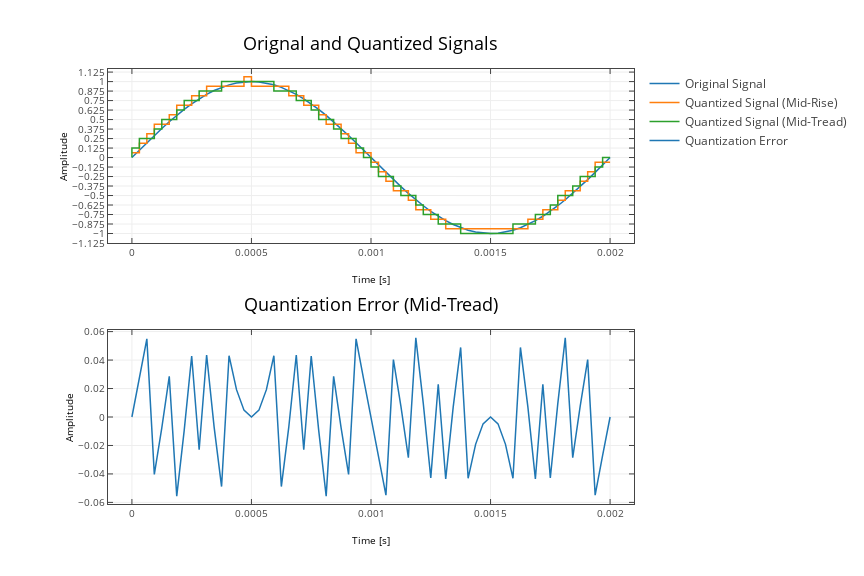

The cell this chart's notebook holds for it:
### Code cell
#plot
if inColab:
    enable_plotly_in_cell()
    
fig = plt.figure(figsize=(12,8))
plt.subplot(2,1,1)
plt.plot(t[:period+1],sinewave[:period+1], label='Original Signal')
plt.plot(t_quant,sinewave_quant_rise_rec_plot, label='Quantized Signal (Mid-Rise)')
plt.plot(t_quant,sinewave_quant_tread_rec_plot, label='Quantized Signal (Mid-Tread)')
plt.title('Orignal and Quantized Signals', fontsize=18)
plt.xlabel('Time [s]')
plt.ylabel('Amplitude')
plt.yticks(np.arange(-1-stepsize, 1+stepsize, stepsize))
#plt.legend()
plt.grid()
#plt.tight_layout()
plt.subplot(2,1,2)
plt.plot(t[:period+1],quant_error_tread[:period+1], label='Quantization Error')
plt.grid()
plt.title('Quantization Error (Mid-Tread)', fontsize=18)
plt.xlabel('Time [s]')
plt.ylabel('Amplitude')
#plt.tight_layout()
plt.subplots_adjust(hspace=0.5)

plotly_fig = tls.mpl_to_plotly(fig)
plotly_fig.layout.update(showlegend=True)
plotly.offline.iplot(plotly_fig)

### Figure 1 — Plotly figure (JSON) as saved in the notebook; plotly's stock layout.template omitted (floating-point values rounded to 4 significant figures; data arrays with more than 128 entries replaced by an {"elided": "..."} marker saying what was removed)
{"data": [{"line": {"color": "rgba (31, 119, 180, 1)", "dash": "solid", "width": 1.5}, "mode": "lines", "name": "Original Signal", "type": "scatter", "uid": "fdbb76be-d74d-43d6-8b36-39becca67317", "x": [0, 3.125e-05, 6.25e-05, 9.375e-05, 0.000125, 0.0001563, 0.0001875, 0.0002188, 0.00025, 0.0002813, 0.0003125, 0.0003437, 0.000375, 0.0004063, 0.0004375, 0.0004687, 0.0005, 0.0005313, 0.0005625, 0.0005937, 0.000625, 0.0006563, 0.0006875, 0.0007187, 0.00075, 0.0007813, 0.0008125, 0.0008437, 0.000875, 0.0009063, 0.0009375, 0.0009687, 0.001, 0.001031, 0.001063, 0.001094, 0.001125, 0.001156, 0.001187, 0.001219, 0.00125, 0.001281, 0.001313, 0.001344, 0.001375, 0.001406, 0.001437, 0.001469, 0.0015, 0.001531, 0.001563, 0.001594, 0.001625, 0.001656, 0.001687, 0.001719, 0.00175, 0.001781, 0.001813, 0.001844, 0.001875, 0.001906, 0.001937, 0.001969, 0.002], "xaxis": "x", "y": [0, 0.09802, 0.1951, 0.2903, 0.3827, 0.4714, 0.5556, 0.6344, 0.7071, 0.773, 0.8315, 0.8819, 0.9239, 0.9569, 0.9808, 0.9952, 1, 0.9952, 0.9808, 0.9569, 0.9239, 0.8819, 0.8315, 0.773, 0.7071, 0.6344, 0.5556, 0.4714, 0.3827, 0.2903, 0.1951, 0.09802, 1.225e-16, -0.09802, -0.1951, -0.2903, -0.3827, -0.4714, -0.5556, -0.6344, -0.7071, -0.773, -0.8315, -0.8819, -0.9239, -0.9569, -0.9808, -0.9952, -1, -0.9952, -0.9808, -0.9569, -0.9239, -0.8819, -0.8315, -0.773, -0.7071, -0.6344, -0.5556, -0.4714, -0.3827, -0.2903, -0.1951, -0.09802, -2.449e-16], "yaxis": "y"}, {"line": {"color": "rgba (255, 127, 14, 1)", "dash": "solid", "width": 1.5}, "mode": "lines", "name": "Quantized Signal (Mid-Rise)", "type": "scatter", "uid": "dbda1e36-386d-4173-a82d-6535a5f7bf64", "x": {"elided": "129 float values"}, "xaxis": "x", "y": {"elided": "129 float values"}, "yaxis": "y"}, {"line": {"color": "rgba (44, 160, 44, 1)", "dash": "solid", "width": 1.5}, "mode": "lines", "name": "Quantized Signal (Mid-Tread)", "type": "scatter", "uid": "fd83fb73-8424-4f4a-8976-f4e50e353a78", "x": {"elided": "129 float values"}, "xaxis": "x", "y": {"elided": "129 float values"}, "yaxis": "y"}, {"line": {"color": "rgba (31, 119, 180, 1)", "dash": "solid", "width": 1.5}, "mode": "lines", "name": "Quantization Error", "type": "scatter", "uid": "60686bae-87be-4ed7-81bb-d09bc426a410", "x": [0, 3.125e-05, 6.25e-05, 9.375e-05, 0.000125, 0.0001563, 0.0001875, 0.0002188, 0.00025, 0.0002813, 0.0003125, 0.0003437, 0.000375, 0.0004063, 0.0004375, 0.0004687, 0.0005, 0.0005313, 0.0005625, 0.0005937, 0.000625, 0.0006563, 0.0006875, 0.0007187, 0.00075, 0.0007813, 0.0008125, 0.0008437, 0.000875, 0.0009063, 0.0009375, 0.0009687, 0.001, 0.001031, 0.001063, 0.001094, 0.001125, 0.001156, 0.001187, 0.001219, 0.00125, 0.001281, 0.001313, 0.001344, 0.001375, 0.001406, 0.001437, 0.001469, 0.0015, 0.001531, 0.001563, 0.001594, 0.001625, 0.001656, 0.001687, 0.001719, 0.00175, 0.001781, 0.001813, 0.001844, 0.001875, 0.001906, 0.001937, 0.001969, 0.002], "xaxis": "x2", "y": [0, 0.02698, 0.05491, -0.04028, -0.007683, 0.0286, -0.05557, -0.009393, 0.04289, -0.02301, 0.04353, -0.006921, -0.04888, 0.04306, 0.01921, 0.004815, 0, 0.004815, 0.01921, 0.04306, -0.04888, -0.006921, 0.04353, -0.02301, 0.04289, -0.009393, -0.05557, 0.0286, -0.007683, -0.04028, 0.05491, 0.02698, -1.225e-16, -0.02698, -0.05491, 0.04028, 0.007683, -0.0286, 0.05557, 0.009393, -0.04289, 0.02301, -0.04353, 0.006921, 0.04888, -0.04306, -0.01921, -0.004815, 0, -0.004815, -0.01921, -0.04306, 0.04888, 0.006921, -0.04353, 0.02301, -0.04289, 0.009393, 0.05557, -0.0286, 0.007683, 0.04028, -0.05491, -0.02698, 2.449e-16], "yaxis": "y2"}], "layout": {"annotations": [{"font": {"color": "#000000", "size": 18}, "showarrow": false, "text": "Orignal and Quantized Signals", "x": 0.4997, "xanchor": "center", "xref": "paper", "y": 1.027, "yanchor": "bottom", "yref": "paper"}, {"font": {"color": "#000000", "size": 18}, "showarrow": false, "text": "Quantization Error (Mid-Tread)", "x": 0.4997, "xanchor": "center", "xref": "paper", "y": 0.4275, "yanchor": "bottom", "yref": "paper"}], "autosize": false, "height": 576, "hovermode": "closest", "margin": {"b": 72, "l": 108, "pad": 0, "r": 86, "t": 69}, "showlegend": true, "width": 864, "xaxis": {"anchor": "y", "domain": [0, 1], "mirror": "ticks", "nticks": 11, "range": [-0.0001, 0.0021], "showgrid": true, "showline": true, "side": "bottom", "tickfont": {"size": 10}, "ticks": "inside", "title": {"font": {"color": "#000000", "size": 10}, "text": "Time [s]"}, "type": "linear", "zeroline": false}, "xaxis2": {"anchor": "y2", "domain": [0, 1], "mirror": "ticks", "nticks": 11, "range": [-0.0001, 0.0021], "showgrid": true, "showline": true, "side": "bottom", "tickfont": {"size": 10}, "ticks": "inside", "title": {"font": {"color": "#000000", "size": 10}, "text": "Time [s]"}, "type": "linear", "zeroline": false}, "yaxis": {"anchor": "x", "domain": [0.6, 1], "dtick": 0.125, "mirror": "ticks", "range": [-1.125, 1.166], "showgrid": true, "showline": true, "side": "left", "tick0": -1.125, "tickfont": {"size": 10}, "ticks": "inside", "title": {"font": {"color": "#000000", "size": 10}, "text": "Amplitude"}, "type": "linear", "zeroline": false}, "yaxis2": {"anchor": "x2", "domain": [0, 0.4], "mirror": "ticks", "nticks": 9, "range": [-0.06113, 0.06113], "showgrid": true, "showline": true, "side": "left", "tickfont": {"size": 10}, "ticks": "inside", "title": {"font": {"color": "#000000", "size": 10}, "text": "Amplitude"}, "type": "linear", "zeroline": false}}}
